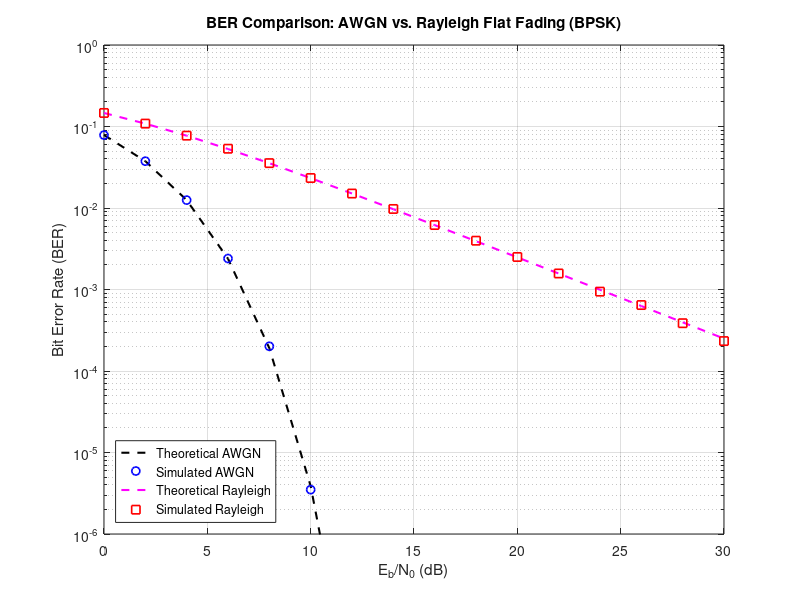

Write MATLAB code to recreate this figure.
%% Practical: BER Performance of BPSK over AWGN and Rayleigh Fading Channels
clc; clear; close all;

%% ---- Simulation Parameters ----
N = 2e6;                         % Number of transmitted bits (increased for low BER resolution)
EbN0_dB = 0:2:30;               % Extended Eb/N0 range in dB
EbN0_lin = 10.^(EbN0_dB / 10);   % Linear Eb/N0

% Preallocate Bit Error Rate arrays
BER_awgn_sim = zeros(size(EbN0_dB));
BER_rayleigh_sim = zeros(size(EbN0_dB));

%% ---- Bit Generation and BPSK Modulation ----
bits = randi([0 1], 1, N);       % Random binary sequence
s = 2*bits - 1;                  % BPSK mapping: 0 -> -1, 1 -> +1 (Symbol Energy Es = 1)

%% ---- Monte Carlo Simulation Loop ----
for i = 1:length(EbN0_dB)
    ebno = EbN0_lin(i);

    % Noise standard deviation per dimension for Es/N0 = Eb/N0
    sigma = sqrt(1 / (2 * ebno));

    % Complex Additive White Gaussian Noise (AWGN)
    noise = sigma * (randn(1, N) + 1j * randn(1, N));

    % 1. AWGN Channel (Real transmission)
    r_awgn = s + real(noise);
    bits_hat_awgn = real(r_awgn) > 0;
    BER_awgn_sim(i) = sum(bits ~= bits_hat_awgn) / N;

    % 2. Rayleigh Fading Channel (Multipath V2V Scenario)
    % Complex Gaussian channel gain: E[|h|^2] = 1
    h = (randn(1, N) + 1j * randn(1, N)) / sqrt(2);

    % Received signal: r = h*s + w
    r_rayleigh = h .* s + noise;

    % Coherent Equalization / Detection: r_eq = (h* / |h|^2) * r
    % Equivalent decision variable: Re{r .* conj(h)}
    r_eq = real(r_rayleigh .* conj(h));

    bits_hat_rayleigh = r_eq > 0;
    BER_rayleigh_sim(i) = sum(bits ~= bits_hat_rayleigh) / N;
end

%% ---- Theoretical BER Calculations ----
% AWGN Theoretical: Pb = Q(sqrt(2*Eb/N0)) = 0.5 * erfc(sqrt(Eb/N0))
BER_awgn_theory = 0.5 * erfc(sqrt(EbN0_lin));

% Rayleigh Theoretical: Pb = 0.5 * (1 - sqrt(gamma / (1 + gamma)))
BER_rayleigh_theory = 0.5 * (1 - sqrt(EbN0_lin ./ (1 + EbN0_lin)));

%% ---- Plotting BER Curves ----
figure;
semilogy(EbN0_dB, BER_awgn_theory, 'k--', 'LineWidth', 1.5); hold on;
semilogy(EbN0_dB, BER_awgn_sim, 'bo', 'MarkerSize', 6, 'LineWidth', 1.2);
semilogy(EbN0_dB, BER_rayleigh_theory, 'm--', 'LineWidth', 1.5);
semilogy(EbN0_dB, BER_rayleigh_sim, 'rs', 'MarkerSize', 6, 'LineWidth', 1.2);
hold off;

grid on;
axis([0 30 1e-6 1]);
xlabel('E_b/N_0 (dB)');
ylabel('Bit Error Rate (BER)');
title('BER Comparison: AWGN vs. Rayleigh Flat Fading (BPSK)');
legend('Theoretical AWGN', 'Simulated AWGN', ...
    'Theoretical Rayleigh', 'Simulated Rayleigh', ...
    'Location', 'southwest');
